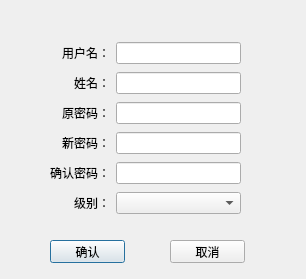
<?xml version="1.0" encoding="UTF-8"?>
<ui version="4.0">
 <class>CUSER</class>
 <widget class="QDialog" name="CUSER">
  <property name="geometry">
   <rect>
    <x>0</x>
    <y>0</y>
    <width>306</width>
    <height>279</height>
   </rect>
  </property>
  <property name="windowTitle">
   <string>Dialog</string>
  </property>
  <widget class="QPushButton" name="QpbtnOk">
   <property name="geometry">
    <rect>
     <x>50</x>
     <y>240</y>
     <width>75</width>
     <height>23</height>
    </rect>
   </property>
   <property name="text">
    <string>确认</string>
   </property>
  </widget>
  <widget class="QPushButton" name="QpbtnClose">
   <property name="geometry">
    <rect>
     <x>170</x>
     <y>240</y>
     <width>75</width>
     <height>23</height>
    </rect>
   </property>
   <property name="text">
    <string>取消</string>
   </property>
  </widget>
  <widget class="QWidget" name="">
   <property name="geometry">
    <rect>
     <x>50</x>
     <y>40</y>
     <width>191</width>
     <height>181</height>
    </rect>
   </property>
   <layout class="QGridLayout" name="gridLayout">
    <item row="0" column="0">
     <widget class="QLabel" name="label">
      <property name="text">
       <string>用户名：</string>
      </property>
      <property name="alignment">
       <set>Qt::AlignRight|Qt::AlignTrailing|Qt::AlignVCenter</set>
      </property>
     </widget>
    </item>
    <item row="0" column="1">
     <widget class="QLineEdit" name="QlineUser"/>
    </item>
    <item row="1" column="0">
     <widget class="QLabel" name="label_2">
      <property name="text">
       <string>姓名：</string>
      </property>
      <property name="alignment">
       <set>Qt::AlignRight|Qt::AlignTrailing|Qt::AlignVCenter</set>
      </property>
     </widget>
    </item>
    <item row="1" column="1">
     <widget class="QLineEdit" name="QlineName"/>
    </item>
    <item row="2" column="0">
     <widget class="QLabel" name="label_3">
      <property name="text">
       <string>原密码：</string>
      </property>
      <property name="alignment">
       <set>Qt::AlignRight|Qt::AlignTrailing|Qt::AlignVCenter</set>
      </property>
     </widget>
    </item>
    <item row="2" column="1">
     <widget class="QLineEdit" name="QlineOldPass"/>
    </item>
    <item row="3" column="0">
     <widget class="QLabel" name="label_4">
      <property name="text">
       <string>新密码：</string>
      </property>
      <property name="alignment">
       <set>Qt::AlignRight|Qt::AlignTrailing|Qt::AlignVCenter</set>
      </property>
     </widget>
    </item>
    <item row="3" column="1">
     <widget class="QLineEdit" name="QlineNewPass"/>
    </item>
    <item row="4" column="0">
     <widget class="QLabel" name="label_5">
      <property name="text">
       <string>确认密码：</string>
      </property>
      <property name="alignment">
       <set>Qt::AlignRight|Qt::AlignTrailing|Qt::AlignVCenter</set>
      </property>
     </widget>
    </item>
    <item row="4" column="1">
     <widget class="QLineEdit" name="QlineNewPass2"/>
    </item>
    <item row="5" column="0">
     <widget class="QLabel" name="label_6">
      <property name="minimumSize">
       <size>
        <width>60</width>
        <height>16</height>
       </size>
      </property>
      <property name="text">
       <string>级别：</string>
      </property>
      <property name="alignment">
       <set>Qt::AlignRight|Qt::AlignTrailing|Qt::AlignVCenter</set>
      </property>
     </widget>
    </item>
    <item row="5" column="1">
     <widget class="QComboBox" name="QcomGrade">
      <property name="minimumSize">
       <size>
        <width>110</width>
        <height>20</height>
       </size>
      </property>
     </widget>
    </item>
   </layout>
  </widget>
 </widget>
 <resources/>
 <connections/>
</ui>
